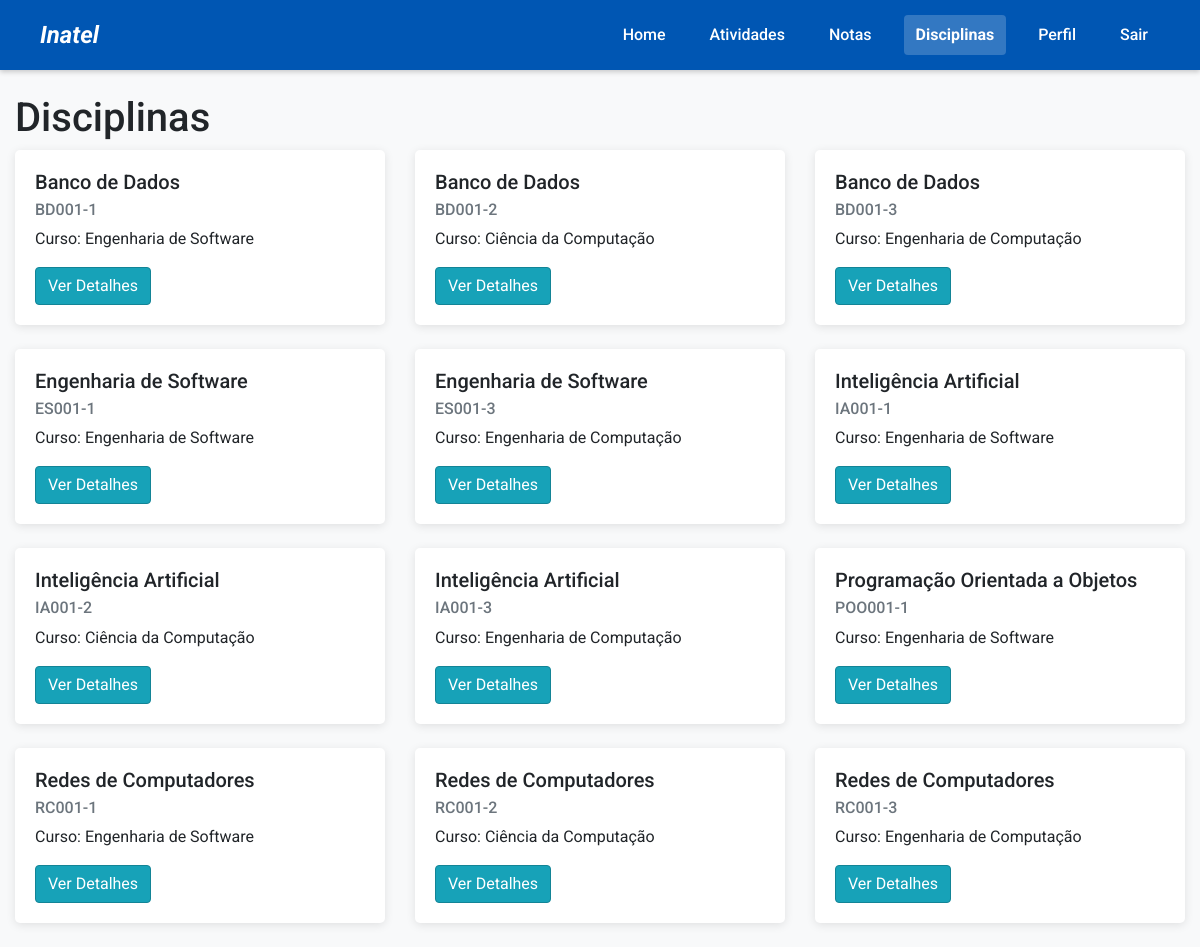
The app's page /disciplinas/ (signed in) with its own data.
### project/models.py (models this page shows, shortened)
class Disciplina(models.Model):
    id = models.AutoField(primary_key=True)
    nome = models.CharField(max_length=100)
    codigo = models.CharField(max_length=20)
    curso = models.ForeignKey(Curso, on_delete=models.CASCADE, related_name='disciplinas')

class Curso(models.Model):
    id = models.AutoField(primary_key=True)
    nome = models.CharField(max_length=100)

### project/views.py (the view)
    def wrapper(request, *args, **kwargs):
        if 'user_type' not in request.session or 'user_id' not in request.session:
            messages.error(request, "Você precisa estar logado para acessar esta página.")
            return redirect('login')
        user_type = request.session['user_type']
        user_id = request.session['user_id']
        try:
            if user_type == 'aluno':
                Aluno.objects.get(idAluno=user_id)
            elif user_type == 'professor':
                Professor.objects.get(idProfessor=user_id)
            elif user_type == 'coordenador':
                Coordenador.objects.get(id=user_id)
        except Exception:
            messages.error(request, "Sua sessão expirou ou é inválida. Por favor, faça login novamente.")
            request.session.flush()
            return redirect('login')
        return view_func(request, *args, **kwargs)

### project/context_processors.py (called while the page is built)
def user_data(request):
    context = {}
    if 'user_type' in request.session and 'user_id' in request.session:
        context['user_type'] = request.session.get('user_type')
        context['user_id'] = request.session.get('user_id')
        context['username'] = request.session.get('username', '')
        if context['user_type'] == 'aluno':
            pending_evaluations = Avaliacao.objects.filter(
                avaliador_aluno__idAluno=context['user_id'],
                concluida=False
            ).count()
            context['pending_evaluations'] = pending_evaluations
    return context

### project/templates/disciplinas.html (shortened to what this page needs)
<!DOCTYPE html>
<html lang="pt-br">
<head>
    {% load static %}
    <link rel="stylesheet" href="https://stackpath.bootstrapcdn.com/bootstrap/4.5.2/css/bootstrap.min.css">
    <link rel="stylesheet" href="{% static 'css/main.css' %}">
</head>
<body>
    <div class="header">
        <p class="logo"><em>Inatel</em></p>
        <div class="links">
            <a href="{% url 'home' %}">Home</a>
            <a href="{% url 'atividades' %}">Atividades</a>
            <a href="{% url 'notas' %}">Notas</a>
            <a href="{% url 'disciplinas' %}" class="active">Disciplinas</a>
            <a href="{% url 'perfil' %}">Perfil</a>
            <a href="{% url 'logout' %}">Sair</a>
        </div>
    </div>
    <div class="container mt-4">
        <h1>Disciplinas</h1>
        {% if disciplinas %}
            <div class="row">
                {% for disciplina in disciplinas|dictsort:"nome" %}
                    <div class="col-md-4 mb-4">
                        <div class="card h-100">
                            <div class="card-body">
                                <h5 class="card-title">{{ disciplina.nome }}</h5>
                                <h6 class="card-subtitle mb-2 text-muted">{{ disciplina.codigo }}</h6>
                                <p class="card-text">Curso: {{ disciplina.curso.nome }}</p>
                                <a href="{% url 'disciplina_detalhe' disciplina.id %}" class="btn btn-info">Ver Detalhes</a>
                            </div>
                        </div>
                    </div>
                {% endfor %}
            </div>
        {% else %}
            <p>Nenhuma disciplina encontrada.</p>
        {% endif %}
    </div>
</body>
</html>

### static/css/main.css (style rules this page uses)
body { font-family: 'Roboto', sans-serif; margin: 0; padding: 0; background-color: #f8f9fa; }
.header { background-color: #0056b3; color: white; padding: 15px 40px; display: flex; justify-content: space-between; align-items: center; box-shadow: 0 2px 5px rgba(0, 0, 0, 0.2); }
.logo { font-size: 24px; font-weight: 700; margin: 0; }
.links { display: flex; gap: 20px; }
.links a { color: white; text-decoration: none; padding: 8px 12px; border-radius: 4px; transition: background-color 0.3s; font-weight: 500; }
.links a.active { background-color: rgba(255, 255, 255, 0.2); font-weight: 700; }
.container { max-width: 1200px; margin: 0 auto; }
.card { border: none; box-shadow: 0 2px 10px rgba(0, 0, 0, 0.1); border-radius: 5px; overflow: hidden; }
.card-body { padding: 20px; }
.btn-info { background-color: #17a2b8; border-color: #138496; }

### records on screen
Disciplina: nome "Banco de Dados", codigo "BD001-1", curso.nome "Engenharia de Software"
Disciplina: nome "Banco de Dados", codigo "BD001-2", curso.nome "Ciência da Computação"
Disciplina: nome "Banco de Dados", codigo "BD001-3", curso.nome "Engenharia de Computação"
Disciplina: nome "Engenharia de Software", codigo "ES001-1", curso.nome "Engenharia de Software"
Disciplina: nome "Engenharia de Software", codigo "ES001-3", curso.nome "Engenharia de Computação"
Disciplina: nome "Inteligência Artificial", codigo "IA001-1", curso.nome "Engenharia de Software"
Disciplina: nome "Inteligência Artificial", codigo "IA001-2", curso.nome "Ciência da Computação"
Disciplina: nome "Inteligência Artificial", codigo "IA001-3", curso.nome "Engenharia de Computação"
Disciplina: nome "Programação Orientada a Objetos", codigo "POO001-1", curso.nome "Engenharia de Software"
Disciplina: nome "Redes de Computadores", codigo "RC001-1", curso.nome "Engenharia de Software"
Disciplina: nome "Redes de Computadores", codigo "RC001-2", curso.nome "Ciência da Computação"
Disciplina: nome "Redes de Computadores", codigo "RC001-3", curso.nome "Engenharia de Computação"
